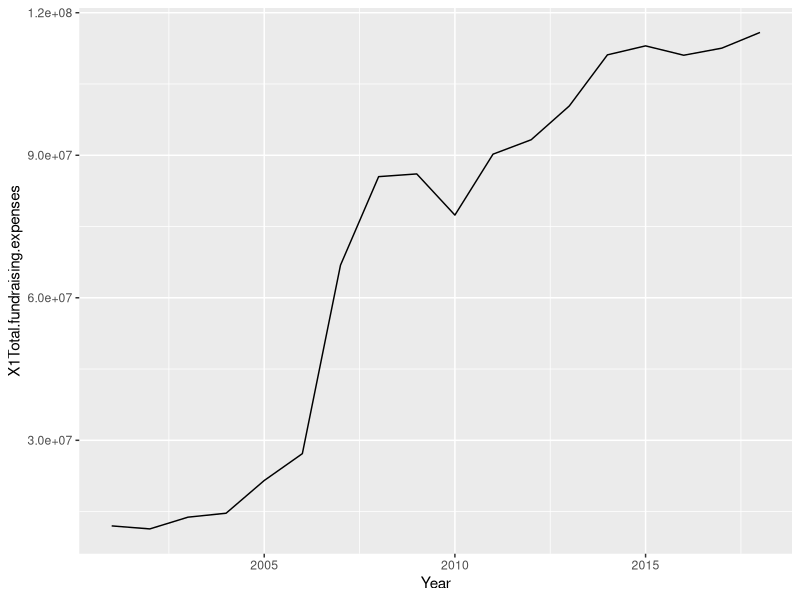
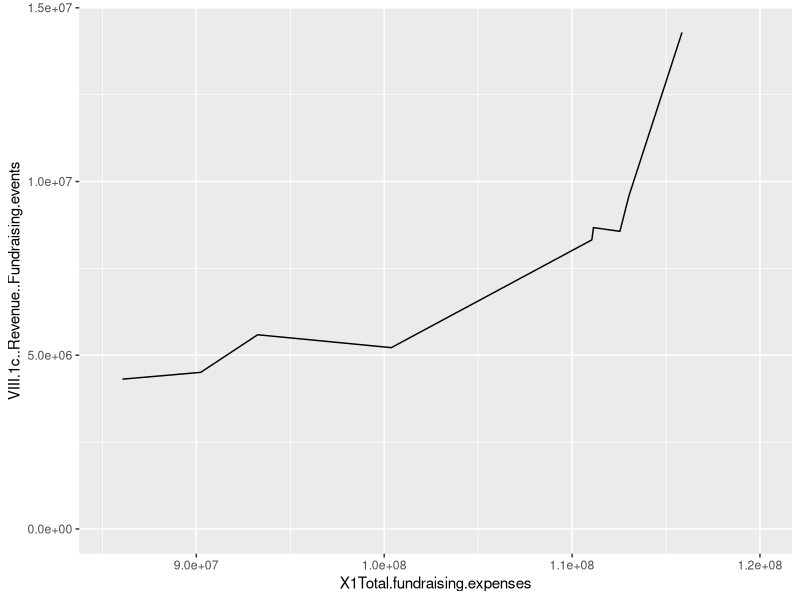
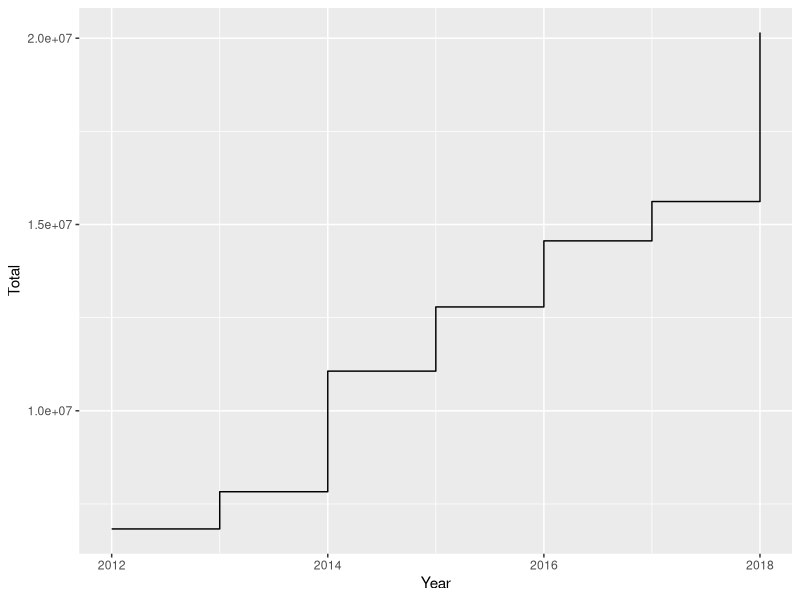
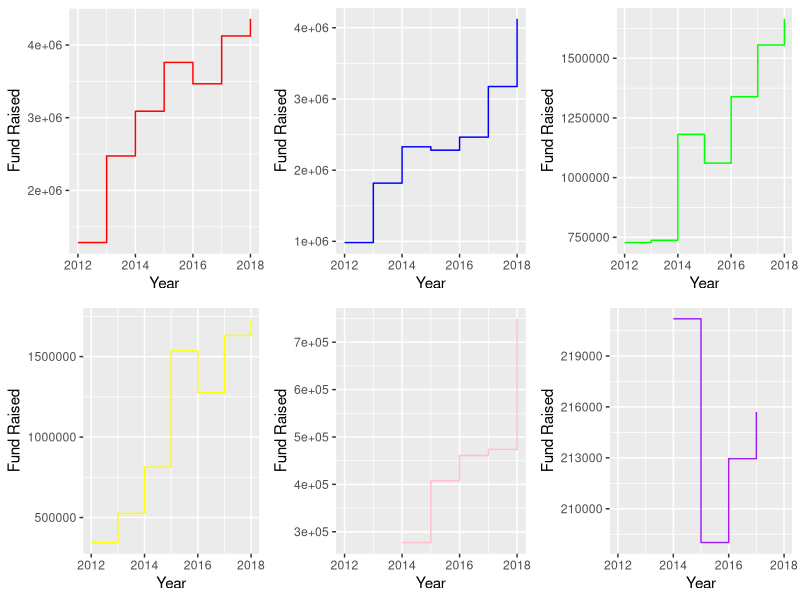

These figures' R source, in order:
library(tidyverse)
library(gridExtra)
library(grid)

Data <- read.csv("Form990.csv")
GivingDay <- read.csv("GivingDayData.csv")



# Fundraising Fee trend throughout the year 
p <- ggplot(data = Data, 
            aes(x = Year, y = X1Total.fundraising.expenses)
            )
p + geom_line()

# Total Fundrasing Expenses vs. Revenue from fundraising events
g <-  ggplot(data = Data, 
             aes(x = X1Total.fundraising.expenses,
                 y = VIII.1c..Revenue..Fundraising.events))

g + geom_line() + coord_cartesian(xlim=c(85495196,120000000), ylim=c(0,14290459))
  #+ xlim (85495196,120000000)

# Giving Day Revenue throughout the year
f <- ggplot(data = GivingDay, mapping = aes(x = Year, y = Total))
f + geom_step()

# Combined Giving Day Stuff

p1 <- ggplot( ) + geom_step(data = GivingDay, aes(x = Year, y = CC, color = 'red'), color = 'red') + xlab('Year')+
  ylab('Fund Raised')
p2 <- ggplot( ) + geom_step(data = GivingDay, aes(x = Year, y = Athletics, color = 'blue'), color = 'blue') + xlab('Year')+
  ylab('Fund Raised') 
p3 <- ggplot( ) + geom_step(data = GivingDay, aes(x = Year, y = Columbia.Engineering, color = 'green'), color = 'green') + xlab('Year')+
  ylab('Fund Raised')
p4 <- ggplot( ) + geom_step(data = GivingDay, aes(x = Year, y = Columbia.Business.School, color = 'yellow'), color = 'yellow') + xlab('Year')+
  ylab('Fund Raised')
p5 <- ggplot( ) + geom_step(data = GivingDay, aes(x = Year, y = Barnard.College, color = 'pink'), color = 'pink') + xlab('Year')+
  ylab('Fund Raised')
p6 <- ggplot( ) + geom_step(data = GivingDay, aes(x = Year, y = GS, color = 'purple'), color = 'purple') + xlab('Year')+
  ylab('Fund Raised')


grid.arrange(
  p1,
  p2,
  p3,
  p4,
  p5,
  p6,
  nrow = 2)
